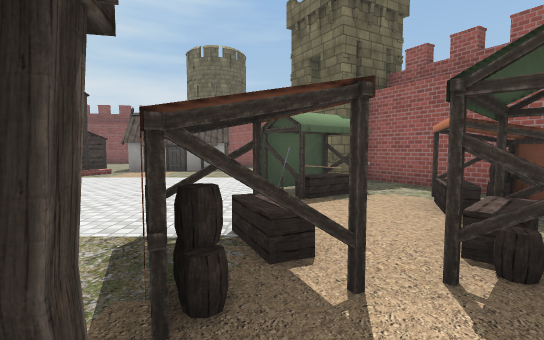
view 1 (above)

22 first-person views from a walk through a Unity game level. The camera is 1.4 m above the floor, tilts 4° down and sees 85° across. The floor is counted in squares, 2 m on a side. Each view is taken from the middle of a square. On the plan, view 1 faces up. The plan holds only what a view shows up to about 10 squares ahead; the rest is blank. The place goes on beyond the plan. The player is left out. Some surface patterns are stand-ins.

view 2
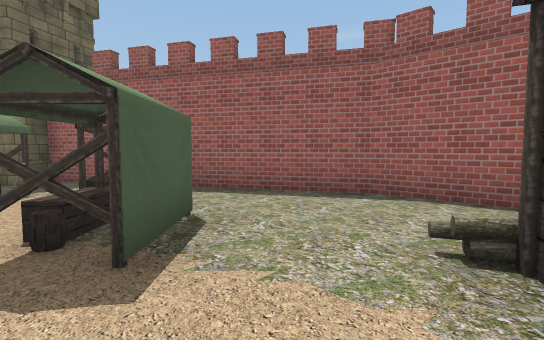

view 3
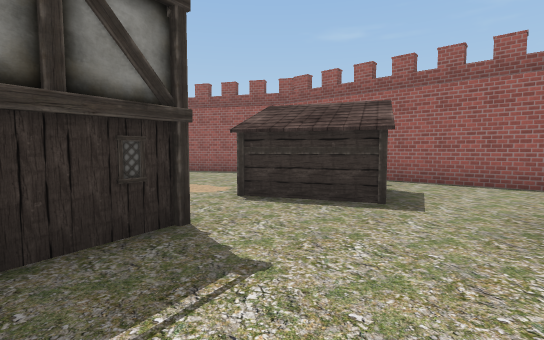

view 4
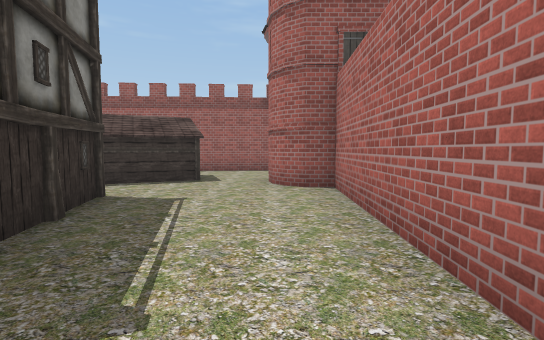

view 5
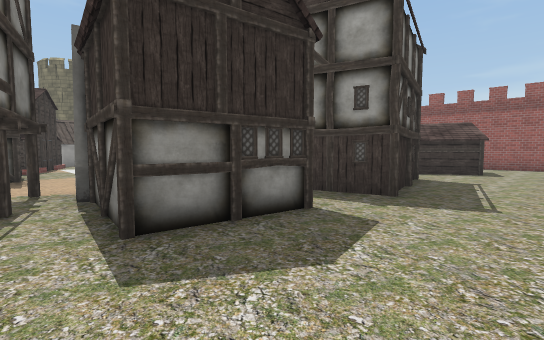

view 6
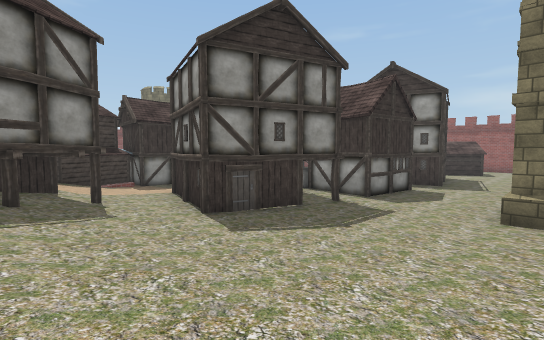

view 7
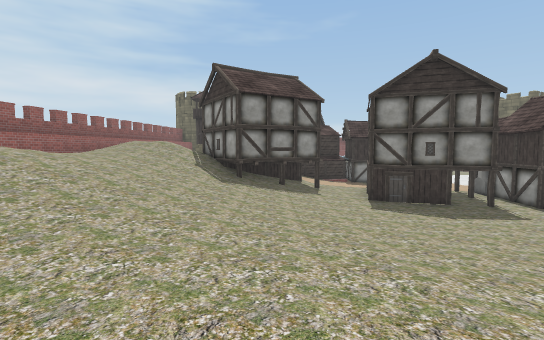

view 8
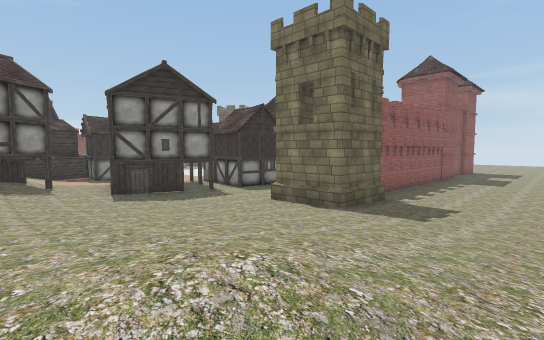

view 9
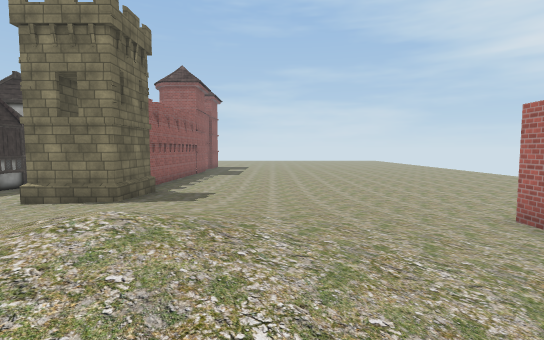

view 10
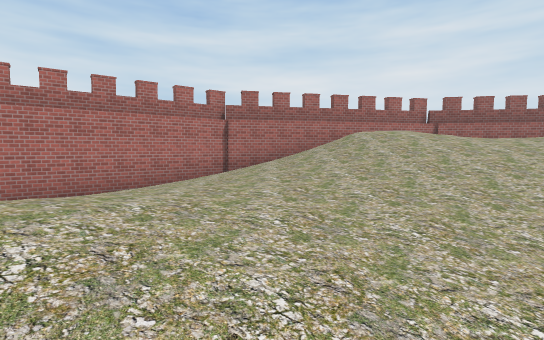

view 11
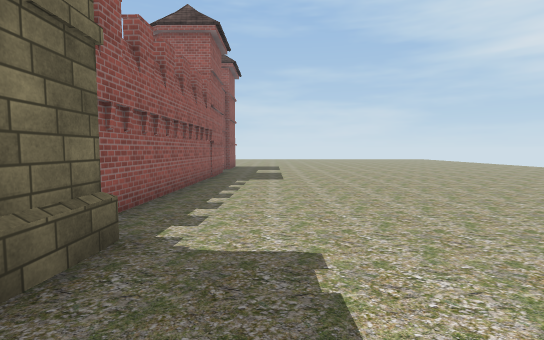

view 12
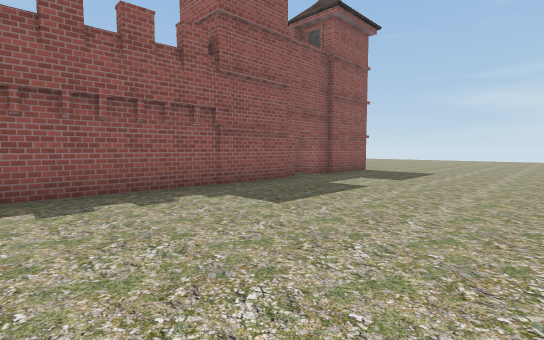

view 13
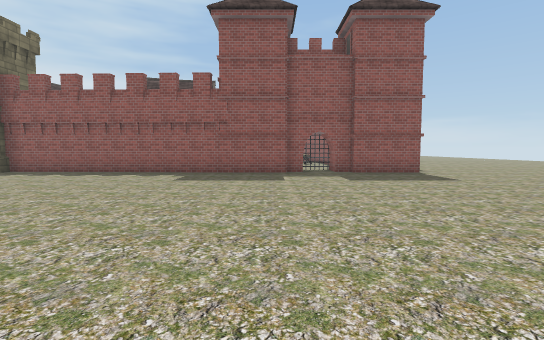

view 14
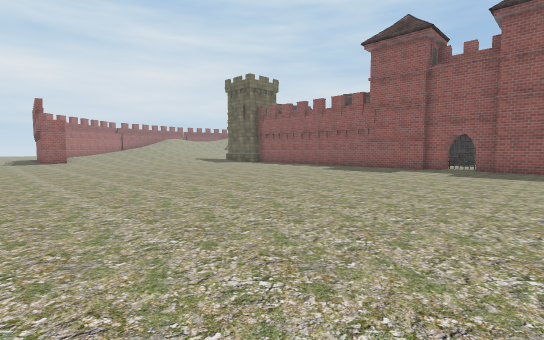

view 15
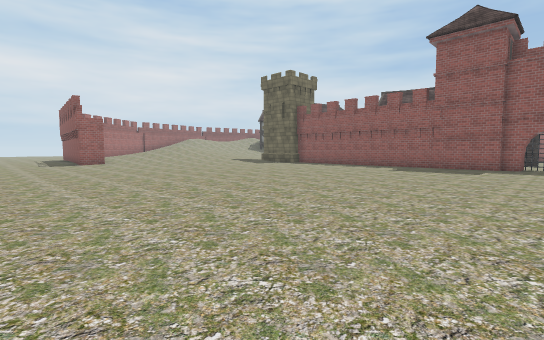

view 16
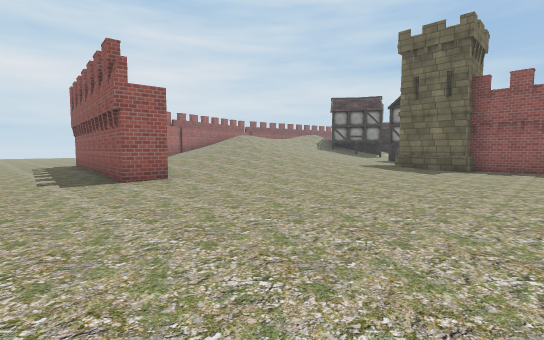

view 17
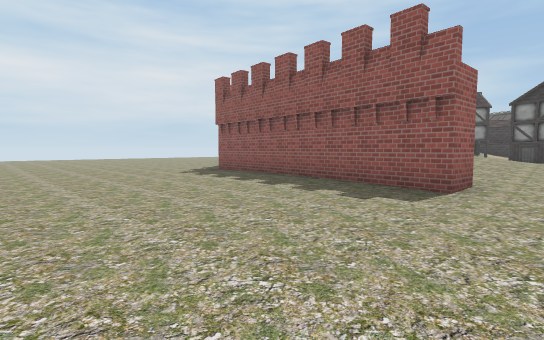

view 18
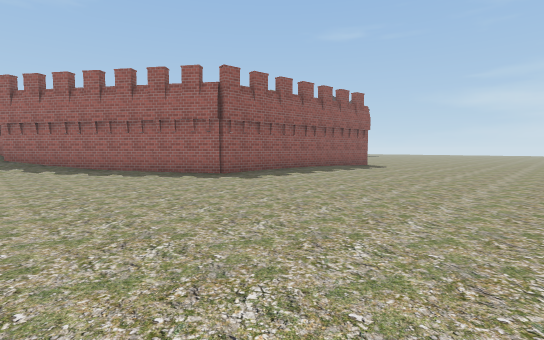

view 19
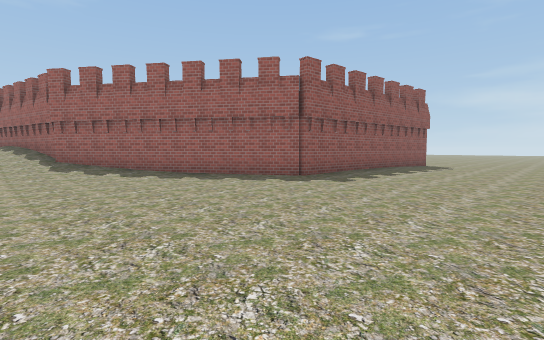

view 20
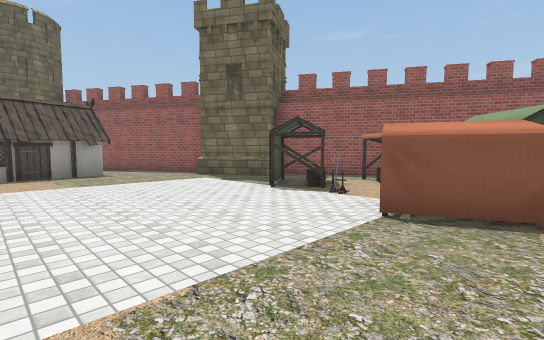

view 21
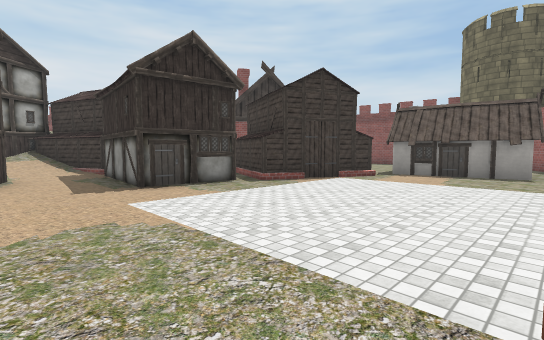

view 22
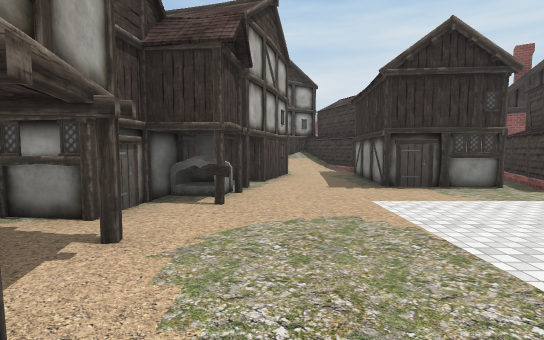

### Floor plan
Key: @ floor where view 1 was taken; # wall or solid block; . main floor; : floor 0.25 m higher than the main floor; + floor 1.5 m higher than the main floor; * floor 2.75 m higher than the main floor; % floor 3.5 m higher than the main floor; / step, stairs or slope; = window, fence, low wall or low ledge; T tower; H house; O other object.
Columns run from 22 left of view 1 to 7 right of it. Each row starts with its distance up from view 1.
 12                      ##
 11                  O  O.##
 10                  .OOO..#
  9                  ......#
  8                 ##.....##T
  7               ###.......##
  6               .##........##
  5              H H......#O..#
  4            ##H  ......OO.###
  3          +##/..H........##.#
  2          ##/.........####..##
  1  #=      ##/.##.......#.#...#
  0  #/ /%/####/.##.OO.## @.....#
 -1  #/ ////#=//####OOO##  ..O .#
 -2  #/ ///////:..##O.O.###.O   #
 -3  #  *//////:........#....OO.#
 -4  #/ ///////:................#
 -5  #/ ////////::..........##..#
 -6  #= /////////::########.#####
 -7  /# //////////:T#..###########
 -8  /#////////////:..............
 -9  /#/ //////////:..............
-10 //## ///////////..............
-11 .//##   ////////..............
-12 .../##   //////:..............
-13 .....#    ////:...............
-14 .....##   ////:...............
-15 ......#######:................
-16 .........::...................
-17 ..............................
-18 ..............................
-19 ...............  ...........
-20 ...............
-21  ..............
-22  ...........

Positions as (right, up) in squares from view 1, and headings:
1: (0, 0), facing up
2: (1, -1), facing up-right
3: (-1, -5), facing up-right
4: (-4, -5), facing right
5: (-7, -5), facing up-right
6: (-13, -6), facing up-right
7: (-13, -10), facing up
8: (-13, -11), facing up-right
9: (-14, -11), facing right
10: (-11, -8), facing left
11: (-8, -9), facing right
12: (-2, -12), facing up-right
13: (3, -16), facing up
14: (7, -18), facing up-left
15: (5, -19), facing up-left
16: (-3, -18), facing up-left
17: (-8, -21), facing up-left
18: (-21, -22), facing up-right
19: (-22, -20), facing up-right
20: (-4, 1), facing up-right
21: (-1, 1), facing up-left
22: (-1, 1), facing left
